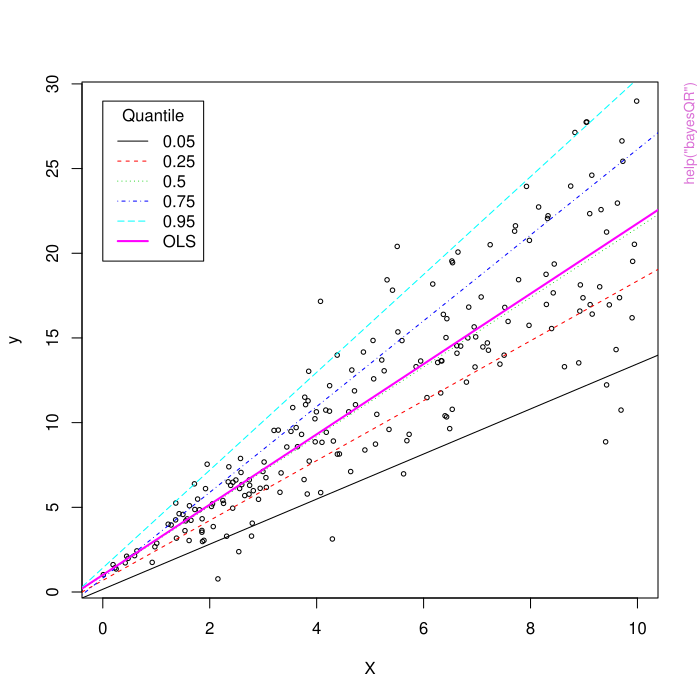

Recreate this plot in R.
pkgname <- "bayesQR"
source(file.path(R.home("share"), "R", "examples-header.R"))
options(warn = 1)
base::assign(".ExTimings", "bayesQR-Ex.timings", pos = 'CheckExEnv')
base::cat("name\tuser\tsystem\telapsed\n", file=base::get(".ExTimings", pos = 'CheckExEnv'))
base::assign(".format_ptime",
function(x) {
  if(!is.na(x[4L])) x[1L] <- x[1L] + x[4L]
  if(!is.na(x[5L])) x[2L] <- x[2L] + x[5L]
  options(OutDec = '.')
  format(x[1L:3L], digits = 7L)
},
pos = 'CheckExEnv')

### * </HEADER>
library('bayesQR')

base::assign(".oldSearch", base::search(), pos = 'CheckExEnv')
cleanEx()
nameEx("bayesQR")
### * bayesQR

flush(stderr()); flush(stdout())

base::assign(".ptime", proc.time(), pos = "CheckExEnv")
### Name: bayesQR
### Title: Bayesian quantile regression
### Aliases: bayesQR

### ** Examples

# Simulate data from heteroskedastic regression
set.seed(66)
n <- 200
X <- runif(n=n,min=0,max=10)
X <- X
y <- 1 + 2*X + rnorm(n=n, mean=0, sd=.6*X)

# Estimate series of quantile regressions with adaptive lasso
# NOTE: to limit execution time of the example, ndraw is set
#       to a very low value. Set value to 5000 for a better
#       approximation of the posterior distirubtion.
out <- bayesQR(y~X, quantile=c(.05,.25,.5,.75,.95), alasso=TRUE, ndraw=500)

# Initiate plot
## Plot datapoints
plot(X, y, main="", cex=.6, xlab="X")

## Add quantile regression lines to the plot (exclude first 500 burn-in draws)
sum <- summary(out, burnin=50)
for (i in 1:length(sum)){
  abline(a=sum[[i]]$betadraw[1,1],b=sum[[i]]$betadraw[2,1],lty=i,col=i)
}

# Estimate and plot OLS model
outOLS = lm(y~X)
abline(outOLS,lty=1,lwd=2,col=6)

# Add legend to plot
legend(x=0,y=max(y),legend=c(.05,.25,.50,.75,.95,"OLS"),lty=c(1,2,3,4,5,1),
       lwd=c(1,1,1,1,1,2),col=c(1:6),title="Quantile")



base::assign(".dptime", (proc.time() - get(".ptime", pos = "CheckExEnv")), pos = "CheckExEnv")
base::cat("bayesQR", base::get(".format_ptime", pos = 'CheckExEnv')(get(".dptime", pos = "CheckExEnv")), "\n", file=base::get(".ExTimings", pos = 'CheckExEnv'), append=TRUE, sep="\t")
cleanEx()
nameEx("plot.bayesQR")
### * plot.bayesQR

flush(stderr()); flush(stdout())

base::assign(".ptime", proc.time(), pos = "CheckExEnv")
### Name: plot.bayesQR
### Title: Produce quantile plots or traceplots with 'plot.bayesQR'
### Aliases: plot.bayesQR

### ** Examples

# Simulate data from heteroskedastic regression
set.seed(66)
n <- 200
X <- runif(n=n,min=0,max=10)
X <- X
y <- 1 + 2*X + rnorm(n=n, mean=0, sd=.6*X)

# Analyze 5 quantiles using default prior
# NOTE: to limit execution time of the example, ndraw is set
#       to a very low value. Set value to 5000 for a better
#       approximation of the posterior distirubtion.
out <- bayesQR(y ~ X, quantile=c(.05,.25,.5,.75,.95), ndraw=500)

# Check traceplot of first variable of .75 quantile regression 
plot(out, var=1, quantile=.75, plottype="trace")

# Check posterior histogram of first variable of .5 quantile regression 
plot(out, var=1, quantile=.5, plottype="hist")

# Create default quantile plot of first variable
plot(out, var=1, plottype="quantile")

# Create quantile plot of second variable with 90% credible interval
plot(out, var="X", credint=c(.05, .95), plottype="quantile", main="This is an example")



base::assign(".dptime", (proc.time() - get(".ptime", pos = "CheckExEnv")), pos = "CheckExEnv")
base::cat("plot.bayesQR", base::get(".format_ptime", pos = 'CheckExEnv')(get(".dptime", pos = "CheckExEnv")), "\n", file=base::get(".ExTimings", pos = 'CheckExEnv'), append=TRUE, sep="\t")
cleanEx()
nameEx("predict.bayesQR")
### * predict.bayesQR

flush(stderr()); flush(stdout())

base::assign(".ptime", proc.time(), pos = "CheckExEnv")
### Name: predict.bayesQR
### Title: Calculate predicted probabilities for binary quantile regression
### Aliases: predict.bayesQR

### ** Examples

# Simulate data from binary regression model
set.seed(1234)
n <- 200
X <- matrix(runif(n=n*2, min=-5, max=5),ncol=2)
ystar <- cbind(1,X)%*% c(1,1.5,-.5) + rnorm(n=n, mean=0, sd=abs(2*X[,1]))
y <- as.numeric(ystar>0)

# Estimate a sequence of binary quantile regression models
# NOTE: to limit execution time of the example, ndraw is set
#       to a very low value. Set value to 4000 for a better
#       approximation of the posterior distirubtion.
out <- bayesQR(y ~ X, quantile=seq(.1,.9,.1), ndraw=400)

# Calculate predicted probabilities
pred <- predict(object=out, X=cbind(1,X), burnin=20)

# Make histogram of predicted probabilities 
hist(pred,breaks=10)

# Calculate Percentage Correclty Classified (PCC)
mean(y==as.numeric(pred>.5))

# Compare with logit model
mylogit <- glm(y ~ X, family=binomial(logit))

# Make histogram of predicted probabilities 
hist(mylogit$fit,breaks=10)

# Calculate Percentage Correclty Classified (PCC)
mean(y==as.numeric(mylogit$fit>.5))



base::assign(".dptime", (proc.time() - get(".ptime", pos = "CheckExEnv")), pos = "CheckExEnv")
base::cat("predict.bayesQR", base::get(".format_ptime", pos = 'CheckExEnv')(get(".dptime", pos = "CheckExEnv")), "\n", file=base::get(".ExTimings", pos = 'CheckExEnv'), append=TRUE, sep="\t")
cleanEx()
nameEx("print.bayesQR")
### * print.bayesQR

flush(stderr()); flush(stdout())

base::assign(".ptime", proc.time(), pos = "CheckExEnv")
### Name: print.bayesQR
### Title: Prints the contents of 'bayesQR' object to the console
### Aliases: print.bayesQR

### ** Examples

# Simulate data from heteroskedastic regression
set.seed(666)
n <- 200
X <- runif(n=n,min=0,max=10)
y <- 1 + 2*X + rnorm(n=n, mean=0, sd=.6*X)

# Analyze 0.5 quantile using default prior
out <- bayesQR(y ~ X, ndraw=5000) 

# Print the bayesQR object
print(out)



base::assign(".dptime", (proc.time() - get(".ptime", pos = "CheckExEnv")), pos = "CheckExEnv")
base::cat("print.bayesQR", base::get(".format_ptime", pos = 'CheckExEnv')(get(".dptime", pos = "CheckExEnv")), "\n", file=base::get(".ExTimings", pos = 'CheckExEnv'), append=TRUE, sep="\t")
cleanEx()
nameEx("print.bayesQR.summary")
### * print.bayesQR.summary

flush(stderr()); flush(stdout())

base::assign(".ptime", proc.time(), pos = "CheckExEnv")
### Name: print.bayesQR.summary
### Title: Prints the contents of 'bayesQR.summary' object to the console
### Aliases: print.bayesQR.summary

### ** Examples

# Simulate data from heteroskedastic regression
set.seed(666)
n <- 200
X <- runif(n=n,min=0,max=10)
y <- 1 + 2*X + rnorm(n=n, mean=0, sd=.6*X)

# Analyze 0.5 quantile using default prior and adaptive lasso
out <- bayesQR(y ~ X, alasso=TRUE, ndraw=5000) 

# Return Bayes estimates and credible intervals 
sum <- summary(out, burnin=1000)

# Print the bayesQR.summary object
sum



base::assign(".dptime", (proc.time() - get(".ptime", pos = "CheckExEnv")), pos = "CheckExEnv")
base::cat("print.bayesQR.summary", base::get(".format_ptime", pos = 'CheckExEnv')(get(".dptime", pos = "CheckExEnv")), "\n", file=base::get(".ExTimings", pos = 'CheckExEnv'), append=TRUE, sep="\t")
cleanEx()
nameEx("prior")
### * prior

flush(stderr()); flush(stdout())

base::assign(".ptime", proc.time(), pos = "CheckExEnv")
### Name: prior
### Title: Create prior for Bayesian quantile regression
### Aliases: prior

### ** Examples

# Load the Prostate cancer dataset
data(Prostate)

# Create informative prior object
prior <- prior(lpsa~., data=Prostate, beta0=rep(5,9), V0=diag(9)) 

# Investigate structure of bayesQR.prior object
str(prior)

# Estimate the model parameters with informative prior
out <- bayesQR(lpsa~., data=Prostate, prior=prior, ndraw=5000)

# Print results
summary(out)



base::assign(".dptime", (proc.time() - get(".ptime", pos = "CheckExEnv")), pos = "CheckExEnv")
base::cat("prior", base::get(".format_ptime", pos = 'CheckExEnv')(get(".dptime", pos = "CheckExEnv")), "\n", file=base::get(".ExTimings", pos = 'CheckExEnv'), append=TRUE, sep="\t")
cleanEx()
nameEx("summary.bayesQR")
### * summary.bayesQR

flush(stderr()); flush(stdout())

base::assign(".ptime", proc.time(), pos = "CheckExEnv")
### Name: summary.bayesQR
### Title: Summarize the output of the 'bayesQR' function
### Aliases: summary.bayesQR

### ** Examples

# Load the Prostate cancer dataset
data(Churn)

# Estimate the model parameters with default prior
out <- bayesQR(churn~gender+recency, data=Churn, ndraw=5000)

# Return Bayes estimates and credible intervals 
sum <- summary(out, burnin=1000)

# Inspect structure of bayesQR.summary object
str(sum)

# Print bayesQR.summary object
sum



base::assign(".dptime", (proc.time() - get(".ptime", pos = "CheckExEnv")), pos = "CheckExEnv")
base::cat("summary.bayesQR", base::get(".format_ptime", pos = 'CheckExEnv')(get(".dptime", pos = "CheckExEnv")), "\n", file=base::get(".ExTimings", pos = 'CheckExEnv'), append=TRUE, sep="\t")
### * <FOOTER>
###
options(digits = 7L)
base::cat("Time elapsed: ", proc.time() - base::get("ptime", pos = 'CheckExEnv'),"\n")
grDevices::dev.off()
###
### Local variables: ***
### mode: outline-minor ***
### outline-regexp: "\\(> \\)?### [*]+" ***
### End: ***
quit('no')
